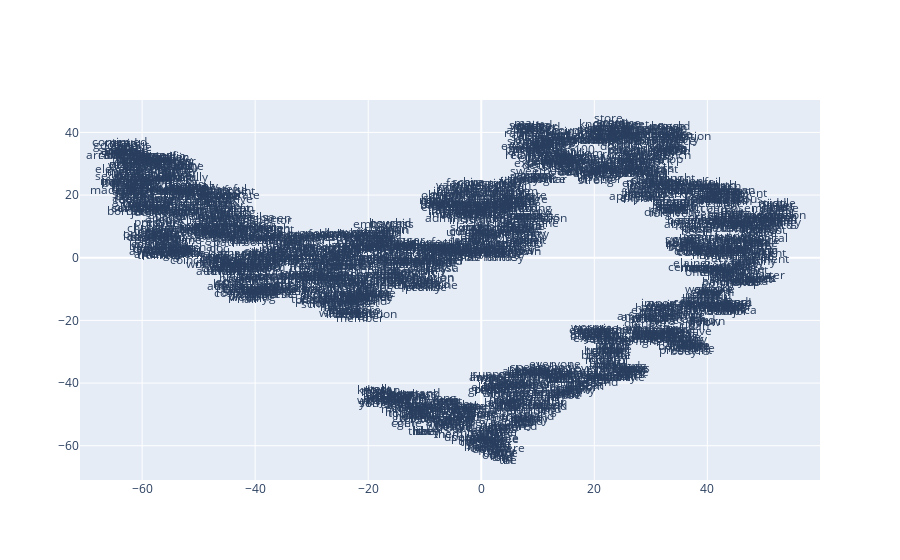

Notebook cell for this chart:
### Markdown cell above
The documentation for gensim provided a really nice example on visualizing embedded words by reducing the dimensionality of the words to 2 dimensions using tSNE.

### Code cell
# Visualizing word embeddings via plotly and matplotlib and the TSNE algorithm
from sklearn.decomposition import IncrementalPCA    # inital reduction
from sklearn.manifold import TSNE                   # final reduction
import numpy as np                                  # array handling

def reduce_dimensions(model):
    num_dimensions = 2  # final num dimensions (2D, 3D, etc)

    # extract the words & their vectors, as numpy arrays
    vectors = np.asarray(model.wv.vectors)
    labels = np.asarray(model.wv.index_to_key)  # fixed-width numpy strings

    # reduce using t-SNE
    tsne = TSNE(n_components=num_dimensions, random_state=0)
    vectors = tsne.fit_transform(vectors)

    x_vals = [v[0] for v in vectors]
    y_vals = [v[1] for v in vectors]
    return x_vals, y_vals, labels

x_vals, y_vals, labels = reduce_dimensions(word2vec_model)

def plot_with_plotly(x_vals, y_vals, labels, plot_in_notebook=True):
    from plotly.offline import init_notebook_mode, iplot, plot
    import plotly.graph_objs as go

    trace = go.Scatter(x=x_vals, y=y_vals, mode='text', text=labels)
    data = [trace]

    if plot_in_notebook:
        init_notebook_mode(connected=True)
        iplot(data, filename='word-embedding-plot')
    else:
        plot(data, filename='word-embedding-plot.html')

def plot_with_matplotlib(x_vals, y_vals, labels):
    import matplotlib.pyplot as plt
    import random

    random.seed(0)

    plt.figure(figsize=(12, 12))
    plt.scatter(x_vals, y_vals)

    #
    # Label randomly subsampled 25 data points
    #
    indices = list(range(len(labels)))
    selected_indices = random.sample(indices, 25)
    for i in selected_indices:
        plt.annotate(labels[i], (x_vals[i], y_vals[i]))

try:
    get_ipython()
except Exception:
    plot_function = plot_with_matplotlib
else:
    plot_function = plot_with_plotly

print('This is a plot for word2vec_model')
plot_function(x_vals, y_vals, labels)

### Figure 1 — Plotly figure (JSON) as saved in the notebook; plotly's stock layout.template omitted (floating-point values rounded to 4 significant figures; data arrays with more than 128 entries replaced by an {"elided": "..."} marker saying what was removed)
{"data": [{"mode": "text", "text": {"elided": "2186 str values"}, "type": "scatter", "x": {"elided": "2186 float values"}, "y": {"elided": "2186 float values"}}], "layout": {}}
